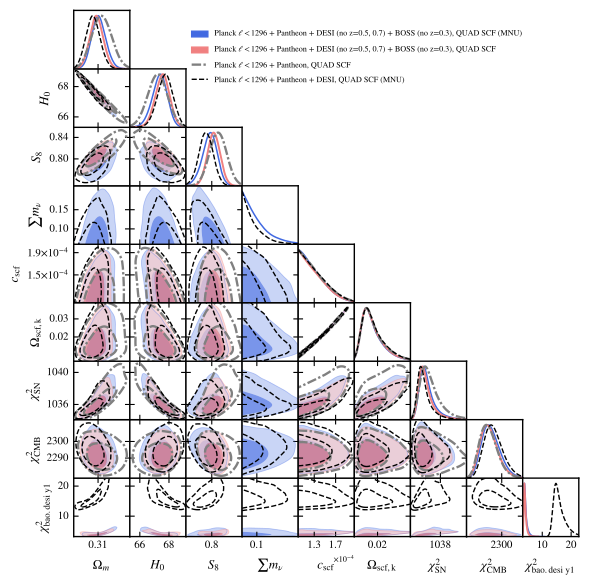

The Python source for this figure:
import getdist.plots as gplot
from getdist import MCSamples
from getdist import loadMCSamples
import os
import matplotlib
import subprocess
import matplotlib.pyplot as plt
import numpy as np

# GENERAL PLOT OPTIONS
matplotlib.rcParams['mathtext.fontset'] = 'stix'
matplotlib.rcParams['font.family'] = 'STIXGeneral'
matplotlib.rcParams['mathtext.rm'] = 'Bitstream Vera Sans'
matplotlib.rcParams['mathtext.it'] = 'Bitstream Vera Sans:italic'
matplotlib.rcParams['mathtext.bf'] = 'Bitstream Vera Sans:bold'
matplotlib.rcParams['xtick.bottom'] = True
matplotlib.rcParams['xtick.top'] = False
matplotlib.rcParams['ytick.right'] = False
matplotlib.rcParams['axes.edgecolor'] = 'black'
matplotlib.rcParams['axes.linewidth'] = '1.0'
matplotlib.rcParams['axes.labelsize'] = 'medium'
matplotlib.rcParams['axes.grid'] = True
matplotlib.rcParams['grid.linewidth'] = '0.0'
matplotlib.rcParams['grid.alpha'] = '0.18'
matplotlib.rcParams['grid.color'] = 'lightgray'
matplotlib.rcParams['legend.labelspacing'] = 0.77
matplotlib.rcParams['savefig.bbox'] = 'tight'
matplotlib.rcParams['savefig.format'] = 'pdf'

# ADDING NEFF AS DERIVED PARAMETER
parameter = [u'omegam2', u'H0', u'SS8',u'm_ncdm',u'scf_c',u'Omega0_scf_ke',u'chi2_sn2',u'chi2_cmb2','chi2__bao.desi_y1']
chaindir=r'./'

analysissettings={'smooth_scale_1D':0.45,'smooth_scale_2D':0.45,
'ignore_rows': u'0.5','range_confidence' : u'0.025'}

analysissettings2={'smooth_scale_1D':0.45,'smooth_scale_2D':0.45,
'ignore_rows': u'0.0','range_confidence' : u'0.025'}


root_chains = (
  'EXAMPLE_MCMC9000',
  'EXAMPLE_MCMC9002',
  'EXAMPLE_MCMC8002',
  'EXAMPLE_MCMC8004',
)

# --------------------------------------------------------------------------------
samples=loadMCSamples(chaindir + root_chains[0],settings=analysissettings)
p = samples.getParams()
samples.addDerived(p.omegan+(p.omegach2+p.omegabh2)/(p.H0/100.)/(p.H0/100.),name='omegam2',label='{\\Omega_m}')
samples.addDerived(p.sigma8*np.sqrt(p.omegan+(p.omegach2+p.omegabh2)/(p.H0/100.)/(p.H0/100.))/0.5477225575,name='SS8',label='{S_8}')
samples.addDerived(p.chi2__planck_2018_lowl.TT+p.chi2__planck_2018_lowl.EE+p.chi2__planck_2018_highl_plik.TTTEEE,name='chi2_cmb2',label='{\\chi^2_{\\rm CMB}}')
samples.addDerived(p.chi2__sn.pantheon,name='chi2_sn2',label='{\\chi^2_{\\rm SN}}')
samples.addDerived(p.chi2__bao.sdss_dr12_consensus_bao+p.chi2__bao.desi_y1,name='chi2_bao',label='{\\chi^2_{\\rm BAO}}')
samples.saveAsText(chaindir + '/.VM_PKIM2v2_TMP1')
# --------------------------------------------------------------------------------
samples=loadMCSamples(chaindir + root_chains[1],settings=analysissettings)
p = samples.getParams()
samples.addDerived(p.omegan+(p.omegach2+p.omegabh2)/(p.H0/100.)/(p.H0/100.),name='omegam2',label='{\\Omega_m}')#sigma8
samples.addDerived(p.sigma8*np.sqrt(p.omegan+(p.omegach2+p.omegabh2)/(p.H0/100.)/(p.H0/100.))/0.5477225575,name='SS8',label='{S_8}')
samples.addDerived(p.chi2__planck_2018_lowl.TT+p.chi2__planck_2018_lowl.EE+p.chi2__planck_2018_highl_plik.TTTEEE,name='chi2_cmb2',label='{\\chi^2_{\\rm CMB}}')
samples.addDerived(p.chi2__sn.pantheon,name='chi2_sn2',label='{\\chi^2_{\\rm SN}}')
samples.addDerived(p.chi2__bao.sdss_dr12_consensus_bao+p.chi2__bao.desi_y1,name='chi2_bao',label='{\\chi^2_{\\rm BAO}}')
samples.saveAsText(chaindir + '/.VM_PKIM2v2_TMP2')
# --------------------------------------------------------------------------------
samples=loadMCSamples(chaindir + root_chains[2],settings=analysissettings)
p = samples.getParams()
samples.addDerived(p.omegan+(p.omegach2+p.omegabh2)/(p.H0/100.)/(p.H0/100.),name='omegam2',label='{\\Omega_m}')#sigma8
samples.addDerived(p.sigma8*np.sqrt(p.omegan+(p.omegach2+p.omegabh2)/(p.H0/100.)/(p.H0/100.))/0.5477225575,name='SS8',label='{S_8}')
samples.addDerived(p.chi2__planck_2018_lowl.TT+p.chi2__planck_2018_lowl.EE+p.chi2__planck_2018_highl_plik.TTTEEE,name='chi2_cmb2',label='{\\chi^2_{\\rm CMB}}')
samples.addDerived(p.chi2__sn.pantheon,name='chi2_sn2',label='{\\chi^2_{\\rm SN}}')
samples.saveAsText(chaindir + '/.VM_PKIM2v2_TMP3')
# --------------------------------------------------------------------------------
samples=loadMCSamples(chaindir + root_chains[3],settings=analysissettings)
p = samples.getParams()
samples.addDerived(p.omegan+(p.omegach2+p.omegabh2)/(p.H0/100.)/(p.H0/100.),name='omegam2',label='{\\Omega_m}')#sigma8
samples.addDerived(p.sigma8*np.sqrt(p.omegan+(p.omegach2+p.omegabh2)/(p.H0/100.)/(p.H0/100.))/0.5477225575,name='SS8',label='{S_8}')
samples.addDerived(p.chi2__planck_2018_lowl.TT+p.chi2__planck_2018_lowl.EE+p.chi2__planck_2018_highl_plik.TTTEEE,name='chi2_cmb2',label='{\\chi^2_{\\rm CMB}}')
samples.addDerived(p.chi2__sn.pantheon,name='chi2_sn2',label='{\\chi^2_{\\rm SN}}')
samples.addDerived(p.chi2__bao.desi_y1,name='chi2_bao',label='{\\chi^2_{\\rm BAO}}')
samples.saveAsText(chaindir + '/.VM_PKIM2v2_TMP4')
# --------------------------------------------------------------------------------

#GET DIST PLOT SETUP
g=gplot.getSubplotPlotter(chain_dir=chaindir,
analysis_settings=analysissettings2,width_inch=6.0)
g.settings.lw_contour = 1.2
g.settings.legend_rect_border = False
g.settings.figure_legend_frame = False
g.settings.axes_fontsize = 13.5
g.settings.legend_fontsize = 11.5
g.settings.alpha_filled_add = 0.7
g.settings.lab_fontsize=15
g.legend_labels=False

param_3d = None
g.triangle_plot(['.VM_PKIM2v2_TMP1','.VM_PKIM2v2_TMP2','.VM_PKIM2v2_TMP3','.VM_PKIM2v2_TMP4'],parameter,
plot_3d_with_param=param_3d,line_args=[
{'lw': 1.1,'ls': 'solid', 'color':'royalblue'},
{'lw': 1.4,'ls': 'solid', 'color':'lightcoral'},
{'lw': 1.7,'ls': '-.', 'color':'grey'},
{'lw': 1.0,'ls': 'dashed', 'color':'black'},
],
contour_colors=['royalblue','lightcoral','grey','black'],
filled=[True,True,False,False,False],
legend_labels=[
  'Planck $\\ell < 1296$ + Pantheon + DESI (no z=0.5, 0.7) + BOSS (no z=0.3), QUAD SCF (MNU)', 
  'Planck $\\ell < 1296$ + Pantheon + DESI (no z=0.5, 0.7) + BOSS (no z=0.3), QUAD SCF', 
  'Planck $\\ell < 1296$ + Pantheon, QUAD SCF', 
  'Planck $\\ell < 1296$ + Pantheon + DESI, QUAD SCF (MNU)', 
],
contour_ls=['solid', 'solid', '-.', 'dashed'],
contour_lws=[1.1, 1.4, 1.7, 1.0],
legend_loc=(0.32,0.85),
imax_shaded=0)
g.export()
